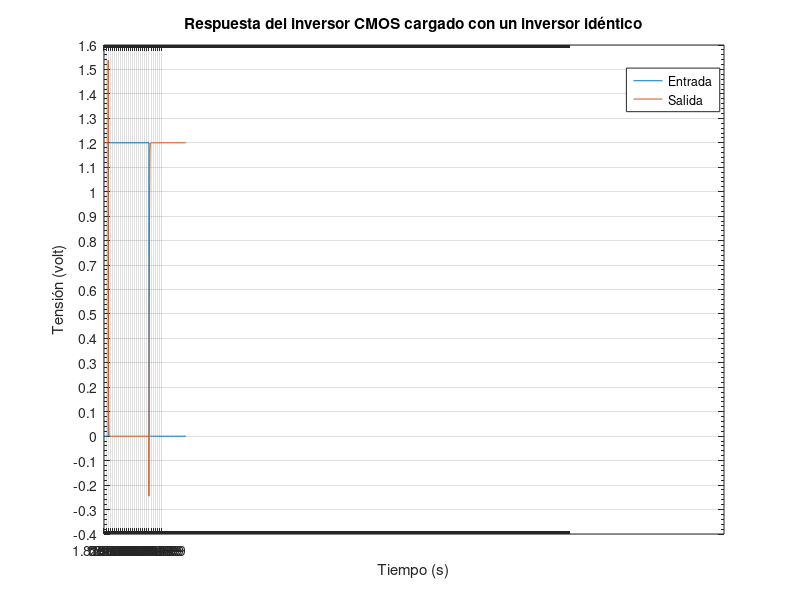
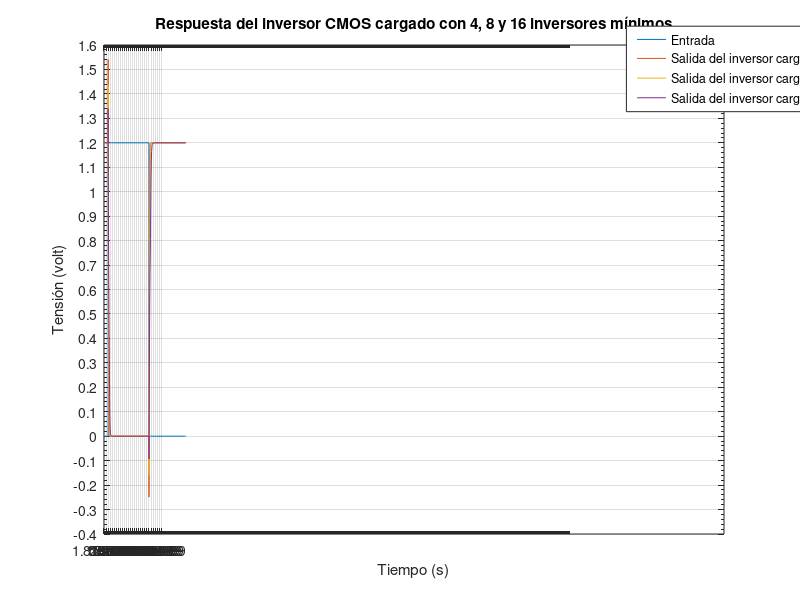

The MATLAB script that drew these images, in order: (Note: this script raises an error after producing the figures.)


close all;

TIME_s = [ 0.00000000000000E+00  1.00000000000000E-12  2.00000000000000E-12  5.20000000000000E-12  1.54400000000000E-11  4.82080000000000E-11  1.00000000000000E-10  1.00150000000000E-10  1.00557694002899E-10  1.01000000000000E-10  1.01109549172966E-10  1.01151572220740E-10  1.01286045973616E-10  1.01673391750114E-10  1.02485054885085E-10  1.03506478945037E-10  1.05395416302011E-10  1.06790961090713E-10  1.11256704414562E-10  1.13286172710867E-10  1.15146416038446E-10  1.17006659366026E-10  1.18756668612372E-10  1.21803924835627E-10  1.24022701977610E-10  1.27845345632605E-10  1.31943740850466E-10  1.38057547078039E-10  1.45428578412512E-10  1.57277839196347E-10  1.71794422273971E-10  1.90495263907297E-10  2.15635551563231E-10  2.47917803922935E-10  2.90263738175452E-10  3.45691170205659E-10  4.17907651020233E-10  5.12381897037161E-10  6.12381897037161E-10  7.12381897037161E-10  8.12381897037161E-10  9.12381897037161E-10  1.01238189703716E-09  1.10000000000000E-09  1.10050000000000E-09  1.10100000000000E-09  1.10105000000000E-09  1.10109195235393E-09  1.10122619988649E-09  1.10143676835349E-09  1.10192587922343E-09  1.10305604907670E-09  1.10434956731396E-09  1.10609579556982E-09  1.10795143042446E-09  1.11014510815274E-09  1.11233878588102E-09  1.11384535125295E-09  1.11535191662488E-09  1.11722805069905E-09  1.11910418477322E-09  1.12082425239037E-09  1.12379356306548E-09  1.12567582165721E-09  1.13073610053302E-09  1.13463840785154E-09  1.14052662228845E-09  1.14647078111764E-09  1.15599106823453E-09  1.16818370286022E-09  1.18510227639003E-09  1.20746325688241E-09  1.23738219967550E-09  1.27762970484118E-09  1.33136602696925E-09  1.40339875381167E-09  1.49989098039769E-09  1.59989098039769E-09  1.69989098039769E-09  1.79989098039769E-09  1.89989098039769E-09  2.00000000000000E-09 ];
transference_s = [ 1.19998764991760E+00  1.19998764991760E+00  1.19998764991760E+00  1.19998764991760E+00  1.19998764991760E+00  1.19998764991760E+00  1.19998764991760E+00  1.26338136196136E+00  1.41547608375549E+00  1.53729188442230E+00  1.51773488521576E+00  1.51020181179047E+00  1.48655784130096E+00  1.42022371292114E+00  1.28399479389191E+00  1.12910056114197E+00  8.70127320289612E-01  7.04887807369232E-01  2.93321520090103E-01  1.87382981181145E-01  1.20708458125591E-01  8.31405073404312E-02  5.28490692377090E-02  2.15171575546265E-02  1.08184320852160E-02  2.94684455730021E-03  6.92184665240347E-04  7.68575191614218E-05  1.98922280105762E-05  3.09883289446589E-05  1.23481913760770E-05  3.27711350109894E-05  1.20677777886158E-05  3.21516308758873E-05  1.23848722068942E-05  3.17293051921297E-05  1.26152544908109E-05  3.15027500619181E-05  1.27843049995136E-05  3.13090058625676E-05  1.29445361380931E-05  3.11784242512658E-05  1.30552471091505E-05  3.10808500216808E-05 -1.27387762069702E-01 -2.45260551571846E-01 -2.37382113933563E-01 -2.30799496173859E-01 -2.10056036710739E-01 -1.78335994482040E-01 -1.08178511261940E-01  5.12310676276684E-02  2.06478908658028E-01  3.91224503517151E-01  5.51724612712860E-01  7.05748677253723E-01  8.21076691150665E-01  8.82490158081055E-01  9.28015410900116E-01  9.85902190208435E-01  1.03711295127869E+00  1.08636009693146E+00  1.14110004901886E+00  1.16132032871246E+00  1.18911421298981E+00  1.19576787948608E+00  1.19908797740936E+00  1.19974422454834E+00  1.19993829727173E+00  1.20001745223999E+00  1.19995689392090E+00  1.20001745223999E+00  1.19995689392090E+00  1.20001816749573E+00  1.19995677471161E+00  1.20001852512360E+00  1.19995665550232E+00  1.20001876354218E+00  1.19995653629303E+00  1.20001888275146E+00  1.19995641708374E+00  1.20001888275146E+00 ];
input_s = [ 0.00000000000000E+00  0.00000000000000E+00  0.00000000000000E+00  0.00000000000000E+00  0.00000000000000E+00  0.00000000000000E+00  0.00000000000000E+00  1.80000007152557E-01  6.69232785701752E-01  1.20000004768372E+00  1.20000004768372E+00  1.20000004768372E+00  1.20000004768372E+00  1.20000004768372E+00  1.20000004768372E+00  1.20000004768372E+00  1.20000004768372E+00  1.20000004768372E+00  1.20000004768372E+00  1.20000004768372E+00  1.20000004768372E+00  1.20000004768372E+00  1.20000004768372E+00  1.20000004768372E+00  1.20000004768372E+00  1.20000004768372E+00  1.20000004768372E+00  1.20000004768372E+00  1.20000004768372E+00  1.20000004768372E+00  1.20000004768372E+00  1.20000004768372E+00  1.20000004768372E+00  1.20000004768372E+00  1.20000004768372E+00  1.20000004768372E+00  1.20000004768372E+00  1.20000004768372E+00  1.20000004768372E+00  1.20000004768372E+00  1.20000004768372E+00  1.20000004768372E+00  1.20000004768372E+00  1.20000004768372E+00  6.00000023841858E-01  0.00000000000000E+00  0.00000000000000E+00  0.00000000000000E+00  0.00000000000000E+00  0.00000000000000E+00  0.00000000000000E+00  0.00000000000000E+00  0.00000000000000E+00  0.00000000000000E+00  0.00000000000000E+00  0.00000000000000E+00  0.00000000000000E+00  0.00000000000000E+00  0.00000000000000E+00  0.00000000000000E+00  0.00000000000000E+00  0.00000000000000E+00  0.00000000000000E+00  0.00000000000000E+00  0.00000000000000E+00  0.00000000000000E+00  0.00000000000000E+00  0.00000000000000E+00  0.00000000000000E+00  0.00000000000000E+00  0.00000000000000E+00  0.00000000000000E+00  0.00000000000000E+00  0.00000000000000E+00  0.00000000000000E+00  0.00000000000000E+00  0.00000000000000E+00  0.00000000000000E+00  0.00000000000000E+00  0.00000000000000E+00  0.00000000000000E+00  0.00000000000000E+00 ];


TIME_4 = [ 0.00000000000000E+00  1.00000000000000E-12  2.00000000000000E-12  5.20000000000000E-12  1.54400000000000E-11  4.82080000000000E-11  1.00000000000000E-10  1.00150000000000E-10  1.00557694002899E-10  1.01000000000000E-10  1.01104384140619E-10  1.01146210070862E-10  1.01280053047640E-10  1.01652555886986E-10  1.02433410227859E-10  1.03435073349419E-10  1.05236363543638E-10  1.06625448219614E-10  1.10423329915089E-10  1.12517564663030E-10  1.15817996028740E-10  1.17713744996211E-10  1.19916576154183E-10  1.22475148375795E-10  1.25192327885508E-10  1.29070324288990E-10  1.33882587047539E-10  1.40390369188875E-10  1.49106188855087E-10  1.63147641221828E-10  1.88388797985444E-10  2.27543070714709E-10  2.93067145507539E-10  3.93067145507539E-10  4.93067145507539E-10  5.93067145507539E-10  6.93067145507539E-10  7.93067145507539E-10  8.93067145507539E-10  9.93067145507539E-10  1.10000000000000E-09  1.10050000000000E-09  1.10100000000000E-09  1.10105000000000E-09  1.10109195235393E-09  1.10122619988649E-09  1.10143622251932E-09  1.10192870247638E-09  1.10306622873362E-09  1.10436640037493E-09  1.10613437135315E-09  1.10800627994722E-09  1.11023190364801E-09  1.11245752734880E-09  1.11390861694769E-09  1.11535970654657E-09  1.11746987111045E-09  1.11958003567433E-09  1.12121029758984E-09  1.12530515938994E-09  1.12710157691031E-09  1.13180479729542E-09  1.13591908255098E-09  1.14249640036686E-09  1.14917053863645E-09  1.15994993055615E-09  1.17439053990759E-09  1.19828540800947E-09  1.23403766688115E-09  1.28810813935820E-09  1.37175589876086E-09  1.47175589876086E-09  1.57175589876086E-09  1.67175589876086E-09  1.77175589876086E-09  1.87175589876086E-09  1.97175589876086E-09  2.00000000000000E-09 ];
transference_4 = [ 1.19998788833618E+00  1.19998788833618E+00  1.19998788833618E+00  1.19998788833618E+00  1.19998788833618E+00  1.19998788833618E+00  1.19998788833618E+00  1.26370692253113E+00  1.41773247718811E+00  1.54125237464905E+00  1.52287912368774E+00  1.51532137393951E+00  1.49153518676758E+00  1.42716765403748E+00  1.29402601718903E+00  1.13890087604523E+00  8.84791076183319E-01  7.15608656406403E-01  3.35208952426910E-01  2.03546687960625E-01  9.99517068266869E-02  6.42865002155304E-02  3.52743081748486E-02  1.62825733423233E-02  6.82422751560807E-03  1.76493218168616E-03  2.78238032478839E-04  3.66518361261114E-05  1.82524472620571E-05  2.84088037005858E-05  1.60241852427134E-05  2.87910352199106E-05  1.51940139403450E-05  2.92026670649648E-05  1.49816223711241E-05  2.91732339974260E-05  1.49481275002472E-05  2.91903743345756E-05  1.49369834616664E-05  2.91955802822486E-05  1.49354555105674E-05 -1.28900930285454E-01 -2.48880773782730E-01 -2.41528332233429E-01 -2.34908431768417E-01 -2.13792175054550E-01 -1.81701824069023E-01 -1.09844289720058E-01  5.29375709593296E-02  2.11777061223984E-01  4.01516824960709E-01  5.64990401268005E-01  7.21624433994293E-01  8.37271988391876E-01  8.95176768302917E-01  9.37908709049225E-01  1.00240886211395E+00  1.05960679054260E+00  1.10370981693268E+00  1.16337859630585E+00  1.17569530010223E+00  1.19261729717255E+00  1.19734263420105E+00  1.19958770275116E+00  1.19991421699524E+00  1.19997036457062E+00  1.20000505447388E+00  1.19996929168701E+00  1.20000612735748E+00  1.19996929168701E+00  1.20000648498535E+00  1.19996917247772E+00  1.20000660419464E+00  1.19996905326843E+00  1.20000672340393E+00  1.19996905326843E+00  1.20000672340393E+00  1.19996893405914E+00 ];
input_4 = [ 0.00000000000000E+00  0.00000000000000E+00  0.00000000000000E+00  0.00000000000000E+00  0.00000000000000E+00  0.00000000000000E+00  0.00000000000000E+00  1.80000007152557E-01  6.69232785701752E-01  1.20000004768372E+00  1.20000004768372E+00  1.20000004768372E+00  1.20000004768372E+00  1.20000004768372E+00  1.20000004768372E+00  1.20000004768372E+00  1.20000004768372E+00  1.20000004768372E+00  1.20000004768372E+00  1.20000004768372E+00  1.20000004768372E+00  1.20000004768372E+00  1.20000004768372E+00  1.20000004768372E+00  1.20000004768372E+00  1.20000004768372E+00  1.20000004768372E+00  1.20000004768372E+00  1.20000004768372E+00  1.20000004768372E+00  1.20000004768372E+00  1.20000004768372E+00  1.20000004768372E+00  1.20000004768372E+00  1.20000004768372E+00  1.20000004768372E+00  1.20000004768372E+00  1.20000004768372E+00  1.20000004768372E+00  1.20000004768372E+00  1.20000004768372E+00  6.00000023841858E-01  0.00000000000000E+00  0.00000000000000E+00  0.00000000000000E+00  0.00000000000000E+00  0.00000000000000E+00  0.00000000000000E+00  0.00000000000000E+00  0.00000000000000E+00  0.00000000000000E+00  0.00000000000000E+00  0.00000000000000E+00  0.00000000000000E+00  0.00000000000000E+00  0.00000000000000E+00  0.00000000000000E+00  0.00000000000000E+00  0.00000000000000E+00  0.00000000000000E+00  0.00000000000000E+00  0.00000000000000E+00  0.00000000000000E+00  0.00000000000000E+00  0.00000000000000E+00  0.00000000000000E+00  0.00000000000000E+00  0.00000000000000E+00  0.00000000000000E+00  0.00000000000000E+00  0.00000000000000E+00  0.00000000000000E+00  0.00000000000000E+00  0.00000000000000E+00  0.00000000000000E+00  0.00000000000000E+00  0.00000000000000E+00  0.00000000000000E+00 ];


TIME_8 = [ 0.00000000000000E+00  1.00000000000000E-12  2.00000000000000E-12  5.20000000000000E-12  1.54400000000000E-11  4.82080000000000E-11  1.00000000000000E-10  1.00150000000000E-10  1.00557694002899E-10  1.01000000000000E-10  1.01089381409059E-10  1.01130629435675E-10  1.01262623120846E-10  1.01592273739726E-10  1.02304821536092E-10  1.03380084906127E-10  1.05352059699906E-10  1.06899933092163E-10  1.10091414429084E-10  1.13332319081904E-10  1.14792138213543E-10  1.16251957345183E-10  1.19520053892008E-10  1.21875339972467E-10  1.24126957578768E-10  1.28313114479676E-10  1.30671682531748E-10  1.35445829939613E-10  1.40165548730469E-10  1.46219283788226E-10  1.53045006221509E-10  1.63316847002737E-10  1.77282513481305E-10  2.04373179907240E-10  2.50916652006137E-10  3.29312765270902E-10  4.29312765270902E-10  5.29312765270902E-10  6.29312765270902E-10  7.29312765270902E-10  8.29312765270902E-10  9.29312765270902E-10  1.02931276527090E-09  1.10000000000000E-09  1.10050000000000E-09  1.10100000000000E-09  1.10119091323731E-09  1.10123793368350E-09  1.10138839911129E-09  1.10186988848022E-09  1.10286210180046E-09  1.10433625917825E-09  1.10629937406209E-09  1.10843778758867E-09  1.11177100882611E-09  1.11390730931922E-09  1.11604360981233E-09  1.11793025990992E-09  1.11981691000751E-09  1.12320987506533E-09  1.12449437796222E-09  1.12577888085912E-09  1.12798483547866E-09  1.13081401648382E-09  1.13323571093161E-09  1.14023559173618E-09  1.14489195644346E-09  1.15141171982760E-09  1.15756807552029E-09  1.16697650668941E-09  1.17789224446307E-09  1.19377888228036E-09  1.22092764358812E-09  1.27141963558970E-09  1.36961298041233E-09  1.46961298041233E-09  1.56961298041233E-09  1.66961298041233E-09  1.76961298041233E-09  1.86961298041233E-09  1.96961298041233E-09  2.00000000000000E-09 ];
transference_8 = [ 1.19998216629028E+00  1.19998216629028E+00  1.19998216629028E+00  1.19998216629028E+00  1.19998216629028E+00  1.19998216629028E+00  1.19998216629028E+00  1.24317657947540E+00  1.35128986835480E+00  1.43427085876465E+00  1.42277288436890E+00  1.41731464862823E+00  1.40020883083344E+00  1.35988831520081E+00  1.27896702289581E+00  1.17199170589447E+00  9.90121364593506E-01  8.66714358329773E-01  6.43650949001312E-01  4.49589163064957E-01  3.81646245718002E-01  3.25795888900757E-01  2.31136754155159E-01  1.68106973171234E-01  1.13944202661514E-01  4.83061671257019E-02  2.89246141910553E-02  9.30134672671556E-03  3.02371918223798E-03  6.19497441221029E-04  1.33734036353417E-04  1.64635675901081E-05  2.91406686301343E-05  1.65365672728512E-05  2.89321706077317E-05  1.64799512276659E-05  2.90701354970224E-05  1.62710002769018E-05  2.92755503323860E-05  1.60964282258647E-05  2.94237961497856E-05  1.59703613462625E-05  2.95310692308703E-05  1.58537732204422E-05 -8.51829275488853E-02 -1.60377338528633E-01 -1.42129227519035E-01 -1.37548357248306E-01 -1.23060487210751E-01 -7.88730308413506E-02  1.18909589946270E-02  1.26170188188553E-01  2.61406481266022E-01  3.93120259046555E-01  5.56064724922180E-01  6.45634889602661E-01  7.23594844341278E-01  7.75772273540497E-01  8.14595282077789E-01  8.84726405143738E-01  9.17742490768433E-01  9.54309880733490E-01  1.01710224151611E+00  1.07788646221161E+00  1.11490416526794E+00  1.17354798316956E+00  1.18754553794861E+00  1.19592106342316E+00  1.19855523109436E+00  1.19962131977081E+00  1.19992327690125E+00  1.19998860359192E+00  1.19997596740723E+00  1.19998764991760E+00  1.19997704029083E+00  1.19998717308044E+00  1.19997787475586E+00  1.19998657703400E+00  1.19997835159302E+00  1.19998621940613E+00  1.19997847080231E+00  1.19998621940613E+00 ];
input_8 = [ 0.00000000000000E+00  0.00000000000000E+00  0.00000000000000E+00  0.00000000000000E+00  0.00000000000000E+00  0.00000000000000E+00  0.00000000000000E+00  1.80000007152557E-01  6.69232785701752E-01  1.20000004768372E+00  1.20000004768372E+00  1.20000004768372E+00  1.20000004768372E+00  1.20000004768372E+00  1.20000004768372E+00  1.20000004768372E+00  1.20000004768372E+00  1.20000004768372E+00  1.20000004768372E+00  1.20000004768372E+00  1.20000004768372E+00  1.20000004768372E+00  1.20000004768372E+00  1.20000004768372E+00  1.20000004768372E+00  1.20000004768372E+00  1.20000004768372E+00  1.20000004768372E+00  1.20000004768372E+00  1.20000004768372E+00  1.20000004768372E+00  1.20000004768372E+00  1.20000004768372E+00  1.20000004768372E+00  1.20000004768372E+00  1.20000004768372E+00  1.20000004768372E+00  1.20000004768372E+00  1.20000004768372E+00  1.20000004768372E+00  1.20000004768372E+00  1.20000004768372E+00  1.20000004768372E+00  1.20000004768372E+00  6.00000023841858E-01  0.00000000000000E+00  0.00000000000000E+00  0.00000000000000E+00  0.00000000000000E+00  0.00000000000000E+00  0.00000000000000E+00  0.00000000000000E+00  0.00000000000000E+00  0.00000000000000E+00  0.00000000000000E+00  0.00000000000000E+00  0.00000000000000E+00  0.00000000000000E+00  0.00000000000000E+00  0.00000000000000E+00  0.00000000000000E+00  0.00000000000000E+00  0.00000000000000E+00  0.00000000000000E+00  0.00000000000000E+00  0.00000000000000E+00  0.00000000000000E+00  0.00000000000000E+00  0.00000000000000E+00  0.00000000000000E+00  0.00000000000000E+00  0.00000000000000E+00  0.00000000000000E+00  0.00000000000000E+00  0.00000000000000E+00  0.00000000000000E+00  0.00000000000000E+00  0.00000000000000E+00  0.00000000000000E+00  0.00000000000000E+00  0.00000000000000E+00  0.00000000000000E+00 ];



TIME_16 = [ 0.00000000000000E+00  1.00000000000000E-12  2.00000000000000E-12  5.20000000000000E-12  1.54400000000000E-11  4.82080000000000E-11  1.00000000000000E-10  1.00150000000000E-10  1.00557694002899E-10  1.01000000000000E-10  1.01088613730800E-10  1.01129831968624E-10  1.01261730329659E-10  1.01586565148203E-10  1.02281421256649E-10  1.03564181133487E-10  1.05709899830650E-10  1.07598762658839E-10  1.11230119971034E-10  1.15625235828254E-10  1.19662475094412E-10  1.23294950098925E-10  1.27445862871822E-10  1.30658047067006E-10  1.33416647393492E-10  1.37612277110471E-10  1.40379025450008E-10  1.45275066554830E-10  1.50958297012153E-10  1.57694998811618E-10  1.64407317726107E-10  1.72442223279744E-10  1.82208261581484E-10  1.95034711990098E-10  2.13052176234085E-10  2.42282171472604E-10  2.98378240929560E-10  3.91969389420649E-10  4.91969389420649E-10  5.91969389420649E-10  6.91969389420649E-10  7.91969389420649E-10  8.91969389420649E-10  9.91969389420649E-10  1.10000000000000E-09  1.10050000000000E-09  1.10100000000000E-09  1.10105000000000E-09  1.10109195235393E-09  1.10122619988649E-09  1.10143396091033E-09  1.10191298346163E-09  1.10301156227952E-09  1.10484377769185E-09  1.10715269464766E-09  1.10971471948832E-09  1.11358081330248E-09  1.11899493110929E-09  1.12205507838024E-09  1.12511522565120E-09  1.12941075550093E-09  1.13590710108844E-09  1.13911874131495E-09  1.14241791253518E-09  1.14675006845124E-09  1.14994458368590E-09  1.15806076698427E-09  1.16516482848424E-09  1.17376034289593E-09  1.18157483153345E-09  1.19150175313319E-09  1.20285531233441E-09  1.21801285977960E-09  1.23628528918096E-09  1.26910656176190E-09  1.31785336755092E-09  1.39166359009687E-09  1.49166359009687E-09  1.59166359009687E-09  1.69166359009687E-09  1.79166359009687E-09  1.89166359009687E-09  2.00000000000000E-09 ];
transference_16 = [ 1.19997084140778E+00  1.19997084140778E+00  1.19997084140778E+00  1.19997084140778E+00  1.19997084140778E+00  1.19997084140778E+00  1.19997084140778E+00  1.22619056701660E+00  1.29341828823090E+00  1.34022879600525E+00  1.33317041397095E+00  1.32979297637939E+00  1.31941509246826E+00  1.29565453529358E+00  1.24908554553986E+00  1.17546355724335E+00  1.06066644191742E+00  9.65852260589600E-01  8.12101006507874E-01  6.46197080612183E-01  5.18950223922729E-01  4.40816760063171E-01  3.77074569463730E-01  3.14788490533829E-01  2.49623224139214E-01  1.61378607153893E-01  1.16620987653732E-01  6.27742558717728E-02  2.91699022054672E-02  1.12508414313197E-02  4.27720136940479E-03  1.35767518077046E-03  3.34215292241424E-04  5.09847086505033E-05  2.21319696720457E-05  2.60373981291195E-05  2.24227660510223E-05  2.56715611612890E-05  2.22764156205812E-05  2.55314116657246E-05  2.26912034122506E-05  2.52278186962940E-05  2.29126289923443E-05  2.50646462518489E-05  2.30306177400053E-05 -5.07056377828121E-02 -9.38814505934715E-02 -9.12946313619614E-02 -8.89257937669754E-02 -8.13175216317177E-02 -6.99422061443329E-02 -4.49780412018299E-02  1.24058974906802E-02  9.08847227692604E-02  1.79028227925301E-01  2.73441195487976E-01  4.00489747524261E-01  5.44088423252106E-01  6.10743582248688E-01  6.66919887065887E-01  7.21017062664032E-01  8.03363859653473E-01  8.62963974475861E-01  9.29966151714325E-01  1.00470197200775E+00  1.05079555511475E+00  1.12946403026581E+00  1.16444599628448E+00  1.18496513366699E+00  1.19314682483673E+00  1.19756090641022E+00  1.19911444187164E+00  1.19979977607727E+00  1.19994115829468E+00  1.19998407363892E+00  1.19995844364166E+00  1.19998264312744E+00  1.19995892047882E+00  1.19998276233673E+00  1.19995880126953E+00  1.19998300075531E+00  1.19995856285095E+00  1.19998323917389E+00 ];
input_16 = [ 0.00000000000000E+00  0.00000000000000E+00  0.00000000000000E+00  0.00000000000000E+00  0.00000000000000E+00  0.00000000000000E+00  0.00000000000000E+00  1.80000007152557E-01  6.69232785701752E-01  1.20000004768372E+00  1.20000004768372E+00  1.20000004768372E+00  1.20000004768372E+00  1.20000004768372E+00  1.20000004768372E+00  1.20000004768372E+00  1.20000004768372E+00  1.20000004768372E+00  1.20000004768372E+00  1.20000004768372E+00  1.20000004768372E+00  1.20000004768372E+00  1.20000004768372E+00  1.20000004768372E+00  1.20000004768372E+00  1.20000004768372E+00  1.20000004768372E+00  1.20000004768372E+00  1.20000004768372E+00  1.20000004768372E+00  1.20000004768372E+00  1.20000004768372E+00  1.20000004768372E+00  1.20000004768372E+00  1.20000004768372E+00  1.20000004768372E+00  1.20000004768372E+00  1.20000004768372E+00  1.20000004768372E+00  1.20000004768372E+00  1.20000004768372E+00  1.20000004768372E+00  1.20000004768372E+00  1.20000004768372E+00  1.20000004768372E+00  6.00000023841858E-01  0.00000000000000E+00  0.00000000000000E+00  0.00000000000000E+00  0.00000000000000E+00  0.00000000000000E+00  0.00000000000000E+00  0.00000000000000E+00  0.00000000000000E+00  0.00000000000000E+00  0.00000000000000E+00  0.00000000000000E+00  0.00000000000000E+00  0.00000000000000E+00  0.00000000000000E+00  0.00000000000000E+00  0.00000000000000E+00  0.00000000000000E+00  0.00000000000000E+00  0.00000000000000E+00  0.00000000000000E+00  0.00000000000000E+00  0.00000000000000E+00  0.00000000000000E+00  0.00000000000000E+00  0.00000000000000E+00  0.00000000000000E+00  0.00000000000000E+00  0.00000000000000E+00  0.00000000000000E+00  0.00000000000000E+00  0.00000000000000E+00  0.00000000000000E+00  0.00000000000000E+00  0.00000000000000E+00  0.00000000000000E+00  0.00000000000000E+00  0.00000000000000E+00 ];



%input(numel(TIME)) = 0;
%transference_e(numel(TIME)) = 1.2;
%transference_4(numel(TIME)) = 1.2;
%transference_8(numel(TIME)) = 1.2;
%transference_16(numel(TIME)) = 1.2;


%issorted(TIME_s)


% [rts, ruls, ruts] = risetime(transference_s, TIME_s, 'StateLevels', [0 1.2]);
% 
% rts
% 
% [fts, fuls, futs] = falltime(transference_s, TIME_s, 'StateLevels', [0 1.2]);
% 
% fts
% 
% 
% 
% [rt4, rul4, rut4] = risetime(transference_4, TIME_4, 'StateLevels', [0 1.2]);
% 
% rt4
% 
% [ft4, ful4, fut4] = falltime(transference_4, TIME_4, 'StateLevels', [0 1.2]);
% 
% ft4
% 
% 
% 
% [rt8, rul8, rut8] = risetime(transference_8, TIME_8, 'StateLevels', [0 1.2]);
% 
% rt8
% 
% [ft8, ful8, fut8] = falltime(transference_8, TIME_8, 'StateLevels', [0 1.2]);
% 
% ft8
% 
% 
% [rt16, rul16, rut16] = risetime(transference_16, TIME_16, 'StateLevels', [0 1.2]);
% 
% rt16
% 
% [ft16, ful16, fut16] = falltime(transference_16, TIME_16, 'StateLevels', [0 1.2]);
% 
% ft16


% Create figure
figure1 = figure;

% Create axes
axes1 = axes('Parent',figure1);
hold(axes1,'on');

% Create multiple lines using matrix input to plot
plot1 = plot(axes1, TIME_s, input_s);
plot2 = plot(axes1, TIME_s, transference_s);


set(plot1,'DisplayName','Entrada');
set(plot2,'DisplayName','Salida');


% Create ylabel
ylabel('Tensión (volt)');

% Create xlabel
xlabel('Tiempo (s)');

% Create title
title('Respuesta del inversor CMOS cargado con un inversor idéntico');


xlim(axes1,[1.81335384196812e-34 1.4e-09]);
ylim(axes1,[-0.4 1.59999997709409]);

box(axes1,'on');
hold(axes1,'off');
% Set the remaining axes properties
set(axes1,'XGrid','on','XMinorTick','on','XTick',...
    [1.81335384196812e-34 5e-11 1e-10 1.5e-10 2e-10 2.5e-10 3e-10 3.5e-10 4e-10 4.5e-10 5e-10 5.5e-10 6e-10 6.5e-10 7e-10 7.5e-10 8e-10 8.5e-10 9e-10 9.5e-10 1e-09 1.05e-09 1.1e-09 1.15e-09 1.2e-09 1.25e-09 1.3e-09 1.35e-09 1.4e-09],...
    'YGrid','on','YMinorTick','on','YTick',...
    [-0.4 -0.3 -0.2 -0.1 0 0.1 0.2 0.3 0.4 0.5 0.6 0.7 0.8 0.9 1 1.1 1.2 1.3 1.4 1.5 1.59999997709409]);


% Create legend
legend1 = legend(axes1,'show');
set(legend1,...
    'Position',[0.782986111778557 0.81387061560363 0.0489583326658853 0.0600328931682989]);

hold(axes1,'off');




% Create figure
figure2 = figure;

% Create axes
axes2 = axes('Parent',figure2);
hold(axes2,'on');


ploti = plot(axes2, TIME_4, input_4);

plot4 = plot(axes2, TIME_4, transference_4);

plot8 = plot(axes2, TIME_8, transference_8);

plot16 = plot(axes2, TIME_16, transference_16);


set(ploti,'DisplayName','Entrada');
set(plot4,'DisplayName','Salida del inversor cargado con 4 inversores mínimos');
set(plot8,'DisplayName','Salida del inversor cargado con 8 inversores mínimos');
set(plot16,'DisplayName','Salida del inversor cargado con 16 inversores mínimos');

% Create ylabel
ylabel('Tensión (volt)');

% Create xlabel
xlabel('Tiempo (s)');

% Create title
title('Respuesta del inversor CMOS cargado con 4, 8 y 16 inversores mínimos');


xlim(axes2,[1.81335384196812e-34 1.4e-09]);
ylim(axes2,[-0.4 1.59999997709409]);

box(axes2,'on');
hold(axes2,'off');
% Set the remaining axes properties
set(axes2,'XGrid','on','XMinorTick','on','XTick',...
    [1.81335384196812e-34 5e-11 1e-10 1.5e-10 2e-10 2.5e-10 3e-10 3.5e-10 4e-10 4.5e-10 5e-10 5.5e-10 6e-10 6.5e-10 7e-10 7.5e-10 8e-10 8.5e-10 9e-10 9.5e-10 1e-09 1.05e-09 1.1e-09 1.15e-09 1.2e-09 1.25e-09 1.3e-09 1.35e-09 1.4e-09],...
    'YGrid','on','YMinorTick','on','YTick',...
    [-0.4 -0.3 -0.2 -0.1 0 0.1 0.2 0.3 0.4 0.5 0.6 0.7 0.8 0.9 1 1.1 1.2 1.3 1.4 1.5 1.59999997709409]);


% Create legend
legend2 = legend(axes2,'show');

set(legend2,...
    'Position',[0.782986111778557 0.81387061560363 0.0489583326658853 0.0600328931682989]);



[d_HL4, d_LH4, d4] = calc_delay(TIME_4, input_4, transference_4)

[d_HL8, d_LH8, d8] = calc_delay(TIME_8, input_8, transference_8)

[d_HL16, d_LH16, d16] = calc_delay(TIME_16, input_16, transference_16)





